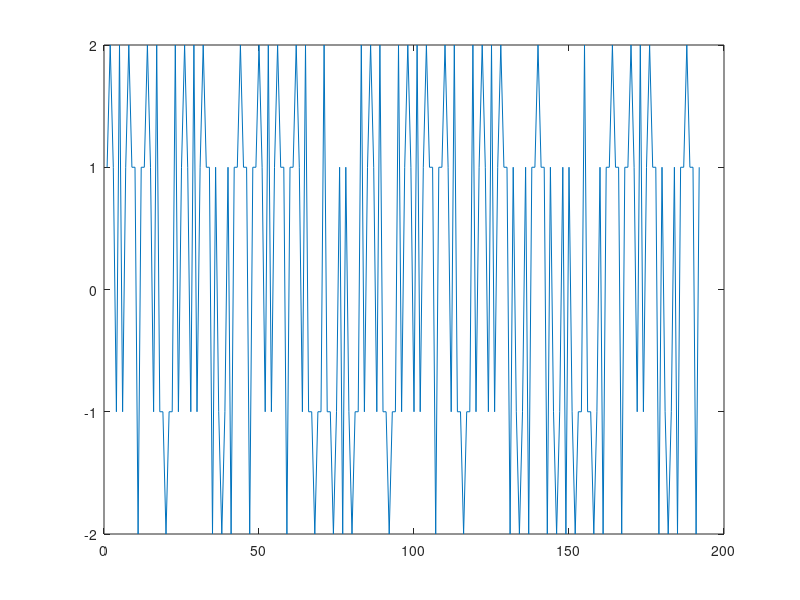
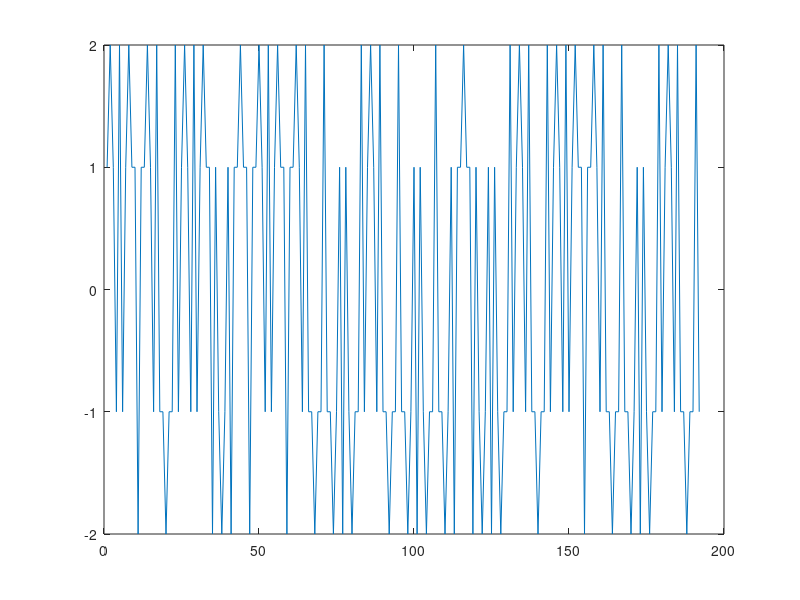

MATLAB code to generate these figures, in order:
clear all;
close all;

xa = [1 1];
xb = [1 -1];

corr_1 = xcorr(xa);
corr_2 = xcorr(xb);

for i = 1:6
   temp1 = cat(2,xa,xb);
   temp2 = cat(2,xa,xb.*-1);
   temp_corr_1 = cat(2,corr_1,corr_2);
   temp_corr_2 = cat(2,corr_1,corr_2.*-1); 
   xa = temp1;
   xb = temp2;
   corr_1 = temp_corr_1;
   corr_2 = temp_corr_2;
end;

plot (1:192,corr_1);
figure();
plot (1:192,corr_2);
